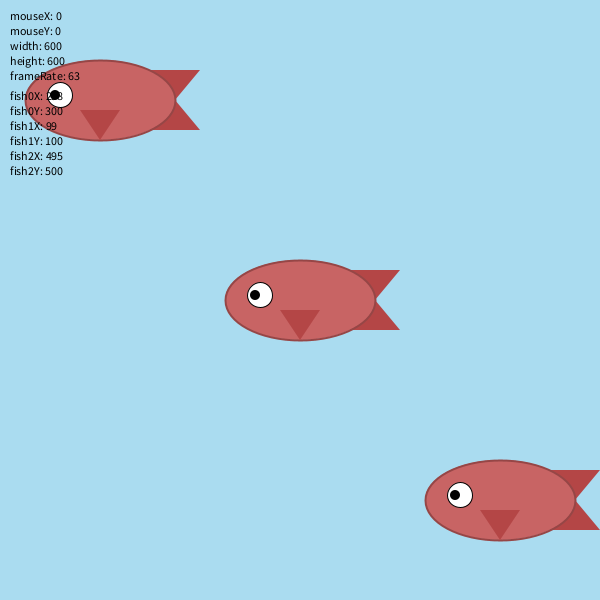
Frame 1 (no input)
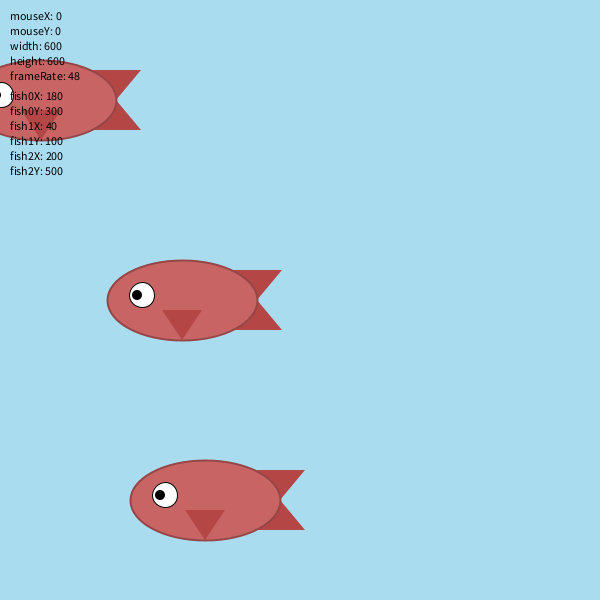
Frame 60 (the mouse pressed at the canvas centre just before this capture)
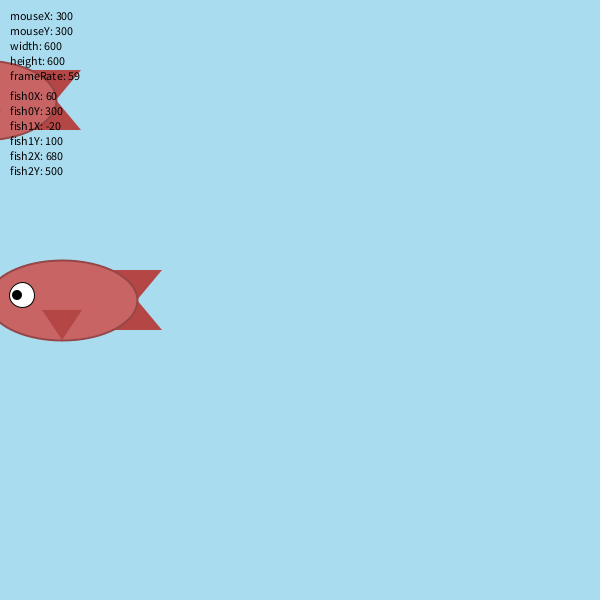
Frame 120 (the mouse held since frame 60 and released just before this capture)

The Processing sketch that drew these frames (run headless with seeded random() and noise(); from frame 60 on, the mouse is pressed at the canvas centre):

// Processing sketch: Day_7_Demo
// ── Day_7_Demo.pde
// --- CUSTOM VARIABLES ---
float fish0X;
float fish0Y;
float speed0 = 2;

float fish1X;
float fish1Y;
float speed1 = 1;

float fish2X;
float fish2Y;
float speed2 = 5;


void setup() {
  size(600, 600);

  // Initialize first fish
  fish0X = width / 2;   // Start in center horizontally
  fish0Y = height / 2;  // Start in center vertically

  // Initialize second fish
  fish1X = 100;   // Start in center horizontally
  fish1Y = 100;  // Start in center vertically

  // Initialize third fish
  fish2X = 500;   // Start in center horizontally
  fish2Y = 500;  // Start in center vertically
}

void draw() {
  background(170, 220, 240);


  // --- DRAW THE FISH using variables ---
  drawFish(fish0X, fish0Y);
  drawFish(fish1X, fish1Y);
  drawFish(fish2X, fish2Y);

  // --- MOVE THE FISH using a function ---
  fish0X = updateXPos(fish0X, speed0);
  fish1X = updateXPos(fish1X, speed1);
  fish2X = updateXPos(fish2X, speed2);



  // --- DISPLAY BUILT-IN VARIABLES ---
  displayInfo();
}



// Function to draw fish
void drawFish(float x, float y) {
  // --- TAIL FIN ---
  fill(180, 70, 70);
  noStroke();
  triangle(x + 100, y - 30,
    x + 50, y - 30,
    x + 50, y + 30);

  triangle(x + 100, y + 30,
    x + 50, y - 30,
    x + 50, y + 30);

  // --- FISH BODY ---
  fill(200, 100, 100);
  stroke(150, 70, 70);
  strokeWeight(2);
  ellipse(x, y, 150, 80);

  // --- SIDE FIN ---
  fill(180, 70, 70);
  noStroke();
  triangle(x, y + 40,
    x - 20, y + 10,
    x + 20, y + 10);

  // --- EYE ---
  fill(255);
  stroke(0);
  strokeWeight(1);
  ellipse(x - 40, y - 5, 25, 25);

  fill(0);
  noStroke();
  ellipse(x - 45, y - 5, 10, 10);
}

float updateXPos(float x, float speed){
  x -= speed;      // Move left
  if (x < -75) {          // If fish goes off left edge
    x = width + 100;       // Wrap to right side
  }
  return x;
}

// Function to display variable information
void displayInfo() {
  fill(0);
  textSize(12);
  textAlign(LEFT);

  // Show built-in variables
  text("mouseX: " + mouseX, 10, 20);
  text("mouseY: " + mouseY, 10, 35);
  text("width: " + width, 10, 50);
  text("height: " + height, 10, 65);
  text("frameRate: " + int(frameRate), 10, 80);

  // Show our custom variables
  text("fish0X: " + int(fish0X), 10, 100);
  text("fish0Y: " + int(fish0Y), 10, 115);
  
  text("fish1X: " + int(fish1X), 10, 130);
  text("fish1Y: " + int(fish1Y), 10, 145);
  
  text("fish2X: " + int(fish2X), 10, 160);
  text("fish2Y: " + int(fish2Y), 10, 175);
}
